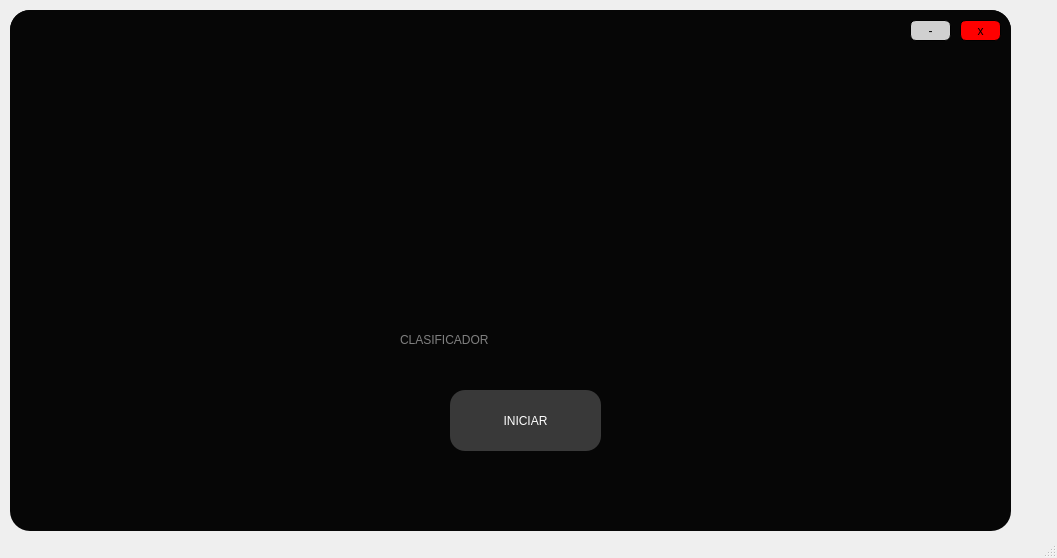
<?xml version="1.0" encoding="UTF-8"?>
<ui version="4.0">
 <class>Inicio</class>
 <widget class="QMainWindow" name="Inicio">
  <property name="geometry">
   <rect>
    <x>0</x>
    <y>0</y>
    <width>1057</width>
    <height>558</height>
   </rect>
  </property>
  <property name="windowTitle">
   <string>MainWindow</string>
  </property>
  <widget class="QWidget" name="centralwidget">
   <widget class="QWidget" name="widget" native="true">
    <property name="geometry">
     <rect>
      <x>10</x>
      <y>10</y>
      <width>1001</width>
      <height>521</height>
     </rect>
    </property>
    <property name="cursor">
     <cursorShape>ArrowCursor</cursorShape>
    </property>
    <property name="styleSheet">
     <string notr="true">QWidget#widget{
background-color: rgb(16, 16, 16);
	background-color: rgb(6, 6, 6);
border-radius:20px;
}</string>
    </property>
    <widget class="QFrame" name="frame">
     <property name="geometry">
      <rect>
       <x>0</x>
       <y>0</y>
       <width>1001</width>
       <height>51</height>
      </rect>
     </property>
     <property name="styleSheet">
      <string notr="true">QFrame#frame{
	background-color: rgb(6, 6, 6);
border-top-left-radius:20px;
border-top-right-radius:20px;

}</string>
     </property>
     <property name="frameShape">
      <enum>QFrame::StyledPanel</enum>
     </property>
     <property name="frameShadow">
      <enum>QFrame::Raised</enum>
     </property>
     <widget class="QPushButton" name="min">
      <property name="geometry">
       <rect>
        <x>900</x>
        <y>10</y>
        <width>41</width>
        <height>21</height>
       </rect>
      </property>
      <property name="cursor">
       <cursorShape>PointingHandCursor</cursorShape>
      </property>
      <property name="styleSheet">
       <string notr="true">QPushButton#min{
	background-color: rgb(208, 208, 208);
font: 16pt &quot;MS Shell Dlg 2&quot;;
border-radius:6px;
border: 1px solid black;


}</string>
      </property>
      <property name="text">
       <string>-</string>
      </property>
     </widget>
     <widget class="QPushButton" name="cerrar">
      <property name="geometry">
       <rect>
        <x>950</x>
        <y>10</y>
        <width>41</width>
        <height>21</height>
       </rect>
      </property>
      <property name="cursor">
       <cursorShape>PointingHandCursor</cursorShape>
      </property>
      <property name="styleSheet">
       <string notr="true">QPushButton#cerrar{
background-color: rgb(255, 0, 0);
border-radius:6px;
border: 1px solid black;
font: 11pt &quot;MS Shell Dlg 2&quot;;

}</string>
      </property>
      <property name="text">
       <string>x</string>
      </property>
     </widget>
    </widget>
    <widget class="QPushButton" name="BIniciar">
     <property name="geometry">
      <rect>
       <x>440</x>
       <y>380</y>
       <width>151</width>
       <height>61</height>
      </rect>
     </property>
     <property name="cursor">
      <cursorShape>PointingHandCursor</cursorShape>
     </property>
     <property name="styleSheet">
      <string notr="true">QPushButton#BIniciar{
background-color: rgb(52, 107, 98);
background-color: rgb(57, 57, 57);
font: 87 10pt &quot;Arial Black&quot;;
border-radius:15px;
font: 8pt &quot;Gill Sans Ultra Bold&quot;;
color:white;
}</string>
     </property>
     <property name="text">
      <string>INICIAR</string>
     </property>
    </widget>
    <widget class="QLabel" name="label_2">
     <property name="geometry">
      <rect>
       <x>390</x>
       <y>320</y>
       <width>311</width>
       <height>20</height>
      </rect>
     </property>
     <property name="styleSheet">
      <string notr="true">font: 14pt &quot;Lucida Console&quot;;
color:gray;
font: 90 20pt &quot;Rockwell Extra Bold&quot;;</string>
     </property>
     <property name="text">
      <string>CLASIFICADOR</string>
     </property>
    </widget>
    <widget class="QLabel" name="label_3">
     <property name="geometry">
      <rect>
       <x>400</x>
       <y>120</y>
       <width>221</width>
       <height>211</height>
      </rect>
     </property>
     <property name="styleSheet">
      <string notr="true">border-image: url(:/Iconos/Icono youtube.png);</string>
     </property>
     <property name="text">
      <string/>
     </property>
    </widget>
   </widget>
  </widget>
  <widget class="QStatusBar" name="statusbar"/>
 </widget>
 <resources>
  <include location="../Imagenes y video/imagen.qrc"/>
 </resources>
 <connections/>
</ui>
